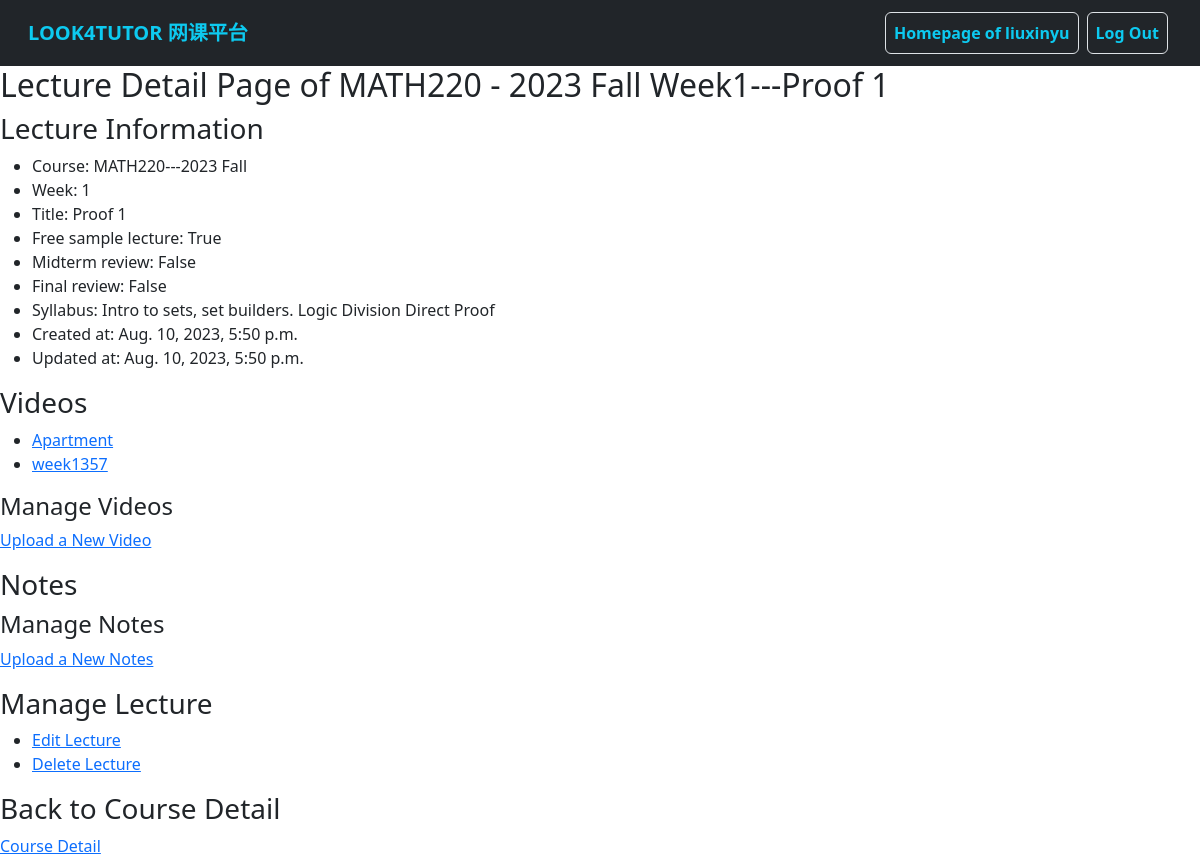
Before: /tutors/tutor_lecture_detail/1 (signed in) with the older database file.
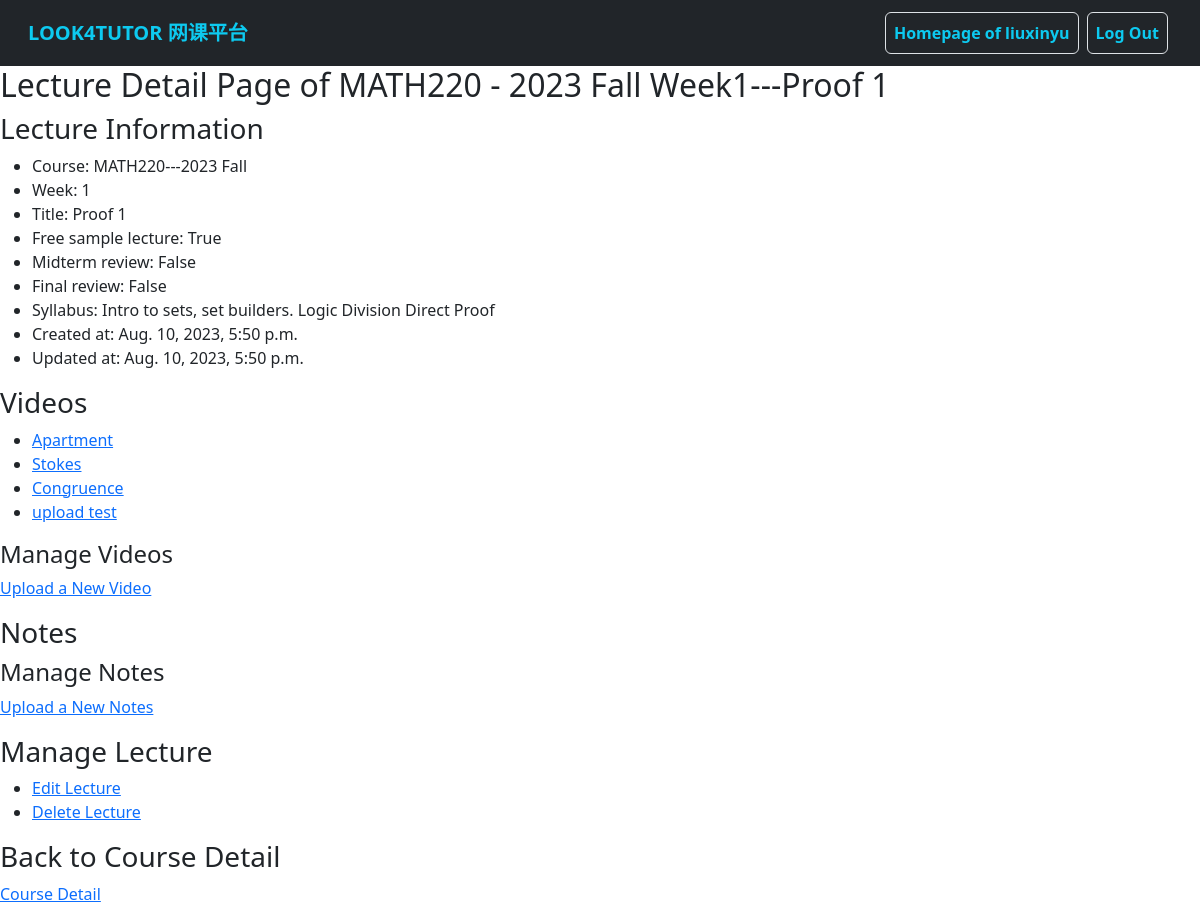
After: the same page with the newer database file.
### users/models.py (models this page shows)
class MyUser(AbstractUser):
    wechat_id = models.CharField(
        max_length=20,
        blank=False,
        unique=True,
        verbose_name='Wechat ID',
        help_text="Your Wechat/Weixin ID used to contact Look4Tutor service",
    )
    is_tutor = models.BooleanField(
        default=False,
        verbose_name='Tutor',
        help_text="Designates whether the user is a tutor",
    )
    nickname = models.CharField(
        max_length=50,
        blank=True,
        verbose_name='Nickname',
        help_text="Nickname used by Look4Tutor",
    )
    label = models.CharField(
        max_length=200,
        blank=True,
        verbose_name='Label',
        help_text="Label added by administration"
    )
    comment = models.TextField(
        max_length=300,
        blank=True,
        verbose_name='Comment',
        help_text="Comment on user"
    )

### courses/models.py (models this page shows, shortened)
class Lecture(models.Model):
    course = models.ForeignKey(
        Course,
        on_delete=models.CASCADE,
        help_text="Select the course.",
        verbose_name='Course'
    )
    title = models.CharField(
        max_length=300,
        default='',
        help_text='Enter the title of the lecture, e.g. Math101 Lecture 1.',
        verbose_name='Title'
    )
    week = models.PositiveIntegerField(
        blank=False,
        help_text='Enter the week number.',
        verbose_name='Week No.'
    )
    syllabus = models.TextField(
        blank=True,
        help_text="A short syllabus of this lecture."
    )
    is_midterm = models.BooleanField(
        default=False,
        help_text="Is this a midterm review lecture? (是否为期中冲刺)",
        verbose_name='Midterm Review'
    )
    is_final = models.BooleanField(
        default=False,
        help_text="Is this a final review lecture? (是否为期末冲刺)",
        verbose_name="Final Review"
    )
    is_public = models.BooleanField(
        default=False,
        help_text="Is this a free sample lecture? (是否为试听课)",
        verbose_name="Free Sample"
    )
    created_at = models.DateTimeField(
        auto_now_add=True,
        verbose_name='Create Time'
    )
    updated_at = models.DateTimeField(
        auto_now=True,
        verbose_name='Update Time'
    )
    def __str__(self):
        return str(self.course) + " Week" + str(self.week) + "---" + self.title

class Course(models.Model):
    SUBJECT_CHOICES = [
        ('APBI', 'APBI'),
        ('APSC', 'APSC'),
        ('BIOL', 'BIOL'),
        ('CHEM', 'CHEM'),
        ('COMM', 'COMM'),
        ('COMR', 'COMR'),
        ('CPEN', 'CPEN'),
        ('CPSC', 'CPSC'),
        ('DCSI', 'DCSI'),
        ('ECON', 'ECON'),
        ('ELEC', 'ELEC'),
        ('EOSC', 'EOSC'),
        ('MATH', 'MATH'),
        ('MFRE', 'MFRE'),
        ('PHIL', 'PHIL'),
        ('PHYS', 'PHYS'),
        ('PSYC', 'PSYC'),
        ('SCIE', 'SCIE'),
        ('STAT', 'STAT'),
        ('VANT', 'VANT'),
        ('WRDS', 'WRDS'),
    ]
    subject = models.CharField(
        max_length=4,
        choices=SUBJECT_CHOICES,
        help_text="Subject code, e.g. ECON.",
        blank=False,
        verbose_name='Subject'
    )
    course_number = models.CharField(
        max_length=3,
        help_text="3-digits course number, e.g. 101.",
        blank=False,
        verbose_name='Course Number'
    )
    section = models.CharField(
        max_length=20,
        help_text="Section number, e.g. 202 or professor name. <strong>Leave it blank</strong> if there is only one section.",
        blank=True,
        verbose_name='Section'
    )
    term = models.ForeignKey(
        Term,
        models.SET_NULL,
        blank=True,
        null=True,
        verbose_name='Term'
    )
    tutor = models.ForeignKey(
        MyUser,
        models.SET_NULL,
        limit_choices_to={'is_tutor': True},
        blank=True,
        null=True,
        verbose_name='Tutor'
    )
    def get_long_title(self):
        return self.subject + self.course_number + self.section + "---" + self.term.__str__()
    def __str__(self):
        return self.subject + self.course_number + " - " + self.section + self.term.__str__()

class Term(models.Model):
    SEASON_CHOICES = [
        ('Fall', 'Fall'),
        ('Spring', 'Spring'),
        ('Summer_1', 'Summer_1'),
        ('Summer_2', 'Summer_2')
    ]
    year = models.CharField(
        max_length=4,
        help_text="Year of the term, e.g. 2023",
        blank=False,
        verbose_name='Year'
    )
    season = models.CharField(
        max_length=8,
        choices=SEASON_CHOICES,
        help_text="Season of the term, e.g. Fall.",
        blank=False,
        verbose_name='Season'
    )
    start_date = models.DateField(
        help_text="Start date of the term.",
        verbose_name='Start Date'
    )
    end_date = models.DateField(
        help_text="End date of the term.",
        verbose_name='End Date'
    )
    def __str__(self):
        return self.year + " " + self.season.capitalize()

### videos/models.py (models this page shows, shortened)
class VimeoVideo(models.Model):
    uri = models.CharField(
        max_length=200,
        verbose_name='Video URI',
        help_text='"/videos/xxxxxxxxx" from address bar of video',
        null=True,
    )
    uploader = models.ForeignKey(
        MyUser,
        verbose_name='Uploader',
        on_delete=models.CASCADE
    )
    lecture = models.ForeignKey(
        Lecture,
        verbose_name='Lecture',
        on_delete=models.CASCADE
    )
    title = models.CharField(
        max_length=200,
        verbose_name='Title of Video',
        help_text='e.g. Week 1 Video'
    )
    upload_at = models.DateTimeField(
        auto_now_add=True,
        verbose_name='Upload Time'
    )
    updated_at = models.DateTimeField(
        auto_now=True,
        verbose_name='Update Time'
    )

### tutors/views.py (the view)
# urls.py: path('tutor_lecture_detail/<int:lecture_id>', tutor_lecture_detail, name='tutor_lecture_detail'),
@tutor_required
def tutor_lecture_detail(request, lecture_id):
    template = 'tutors/tutor_lecture_detail.html'
    lecture = Lecture.objects.get(pk=lecture_id)
    if request.user != lecture.course.tutor:
        is_instructor = False
        message = "Warning: You are not the instructor of this course!"
    else:
        is_instructor = True
        message = f"Lecture Detail Page of {lecture}"
    context = {
        "message": message,
        "is_instructor": is_instructor,
        "lecture": lecture
    }
    return render(request, template, context)

### templates/tutors/tutor_lecture_detail.html
{% extends 'base.html' %} {% block content %}
<h2>{{ message }}</h2>
{% if is_instructor %}
<div>
  <h3>Lecture Information</h3>
  <ul>
    <li>Course: {{ lecture.course.get_long_title }}</li>
    <li>Week: {{ lecture.week }}</li>
    <li>Title: {{ lecture.title }}</li>
    <li>Free sample lecture: {{ lecture.is_public }}</li>
    <li>Midterm review: {{ lecture.is_midterm }}</li>
    <li>Final review: {{ lecture.is_final }}</li>
    <li>Syllabus: {{ lecture.syllabus }}</li>
    <li>Created at: {{ lecture.created_at }}</li>
    <li>Updated at: {{ lecture.updated_at }}</li>
  </ul>
</div>
<div>
  <h3>Videos</h3>
  <ul>
    {% for video in lecture.vimeovideo_set.all %}
    <li>
      <a href="{% url 'tutor_video_detail' video.id %}">{{video.title}}</a>
    </li>
    {% endfor %}
  </ul>
  <h4>Manage Videos</h4>
  <p><a href="#">Upload a New Video</a></p>
</div>
<div>
  <h3>Notes</h3>
  <h4>Manage Notes</h4>
  <p><a href="#">Upload a New Notes</a></p>
</div>
<div>
  <h3>Manage Lecture</h3>
  <ul>
    <li>
      <a href="{% url 'tutor_update_lecture' lecture.id %}">Edit Lecture</a>
    </li>
    <li>
      <a href="{% url 'tutor_delete_lecture' lecture.id %}">Delete Lecture</a>
    </li>
  </ul>
</div>
<div>
  <h3>Back to Course Detail</h3>
  <a href="{% url 'tutor_course_detail' lecture.course.id %}">Course Detail</a>
</div>
{% else %}
<div>
  <a href="{% url 'tutor_course_list' %}">Go Back to My Courses</a>
</div>
{% endif %} {% endblock %}

### templates/base.html (shortened to what this page needs)
<!DOCTYPE html>
<html lang="en">
  <head>
    <link
      href="https://cdn.jsdelivr.net/npm/bootstrap@5.3.0-alpha3/dist/css/bootstrap.min.css"
      rel="stylesheet"
    />
  </head>
  <body>
    <nav class="navbar navbar-expand-lg bg-dark">
      <div class="container-fluid ms-3 me-3">
        <a class="navbar-brand text-info fw-bold" href="{% url 'index' %}"
          >LOOK4TUTOR 网课平台</a
        >
        <div class="collapse navbar-collapse" id="navbarSupportedContent">
          <ul class="navbar-nav ms-auto mb-2 mb-lg-0">
            {% if user.is_authenticated %}
            <li class="nav-item">
              <a
                class="nav-link text-info fw-semibold m-1 border btn btn-outline-light"
                href="{% url 'user_home' %}"
                >Homepage of {{ user.username }}</a
              >
            </li>
            <li class="nav-item">
              <a
                class="nav-link text-info fw-semibold m-1 border btn btn-outline-light"
                href="{% url 'logout' %}"
                >Log Out</a
              >
            </li>
            {% endif %}
          </ul>
        </div>
      </div>
    </nav>
    <div>{% block content %} {% endblock %}</div>
  </body>
</html>

Changed rows visible on the page:
removed VimeoVideo: title "week1357"
added VimeoVideo: title "Stokes"
added VimeoVideo: title "Congruence"
added VimeoVideo: title "upload test"
